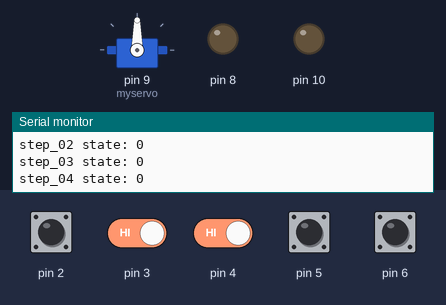
A sketch run on a simulated Arduino Uno, built with avr-gcc and run on an emulated ATmega328P. Parts: servo, output pins drawn as LEDs (lit = HIGH), the last lines printed to the serial monitor. The inputs (shaded band) are chosen by the test bench; at power-on: pin 2–6 HIGH.

Above: at 2.8 s.
2.9 s: pin 2 pulled LOW for 1.25 s
At 3.7 s:
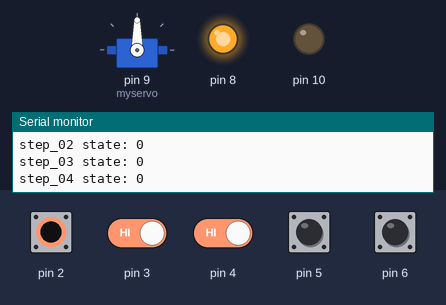
5.6 s: pin 2 driven LOW and pin 3 driven LOW
At 8.7 s:
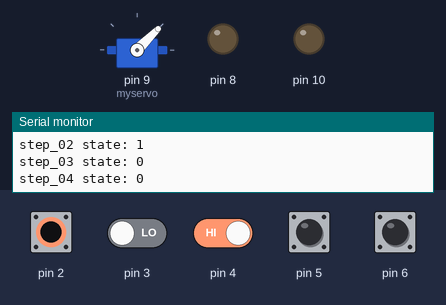
9.7 s: pin 5 pulled LOW for 1.25 s
At 12.1 s:
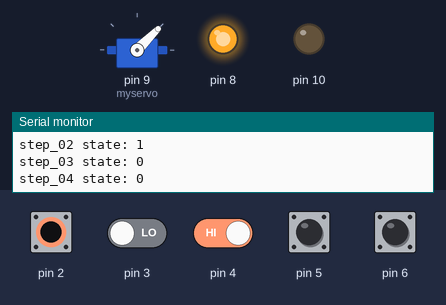
13.8 s: pin 4 driven LOW and pin 5 driven LOW
At 17.6 s:
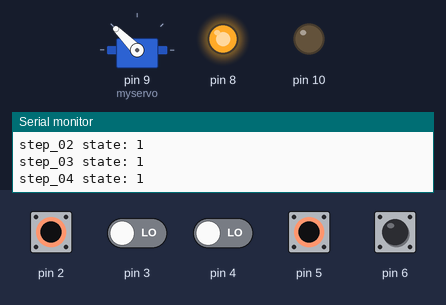
17.9 s: pin 2 driven HIGH
At 19.6 s:
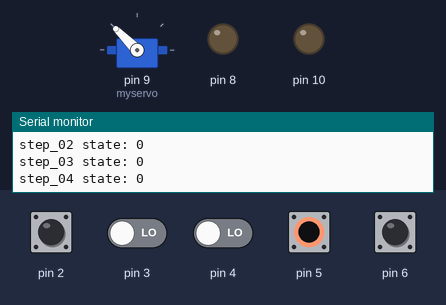
19.9 s: pin 2 driven LOW
At 21.0 s:
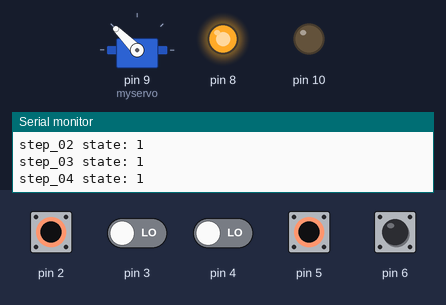
Timing chart, 0 to 22.9 s (numbered marks = the images above; inputs shaded):
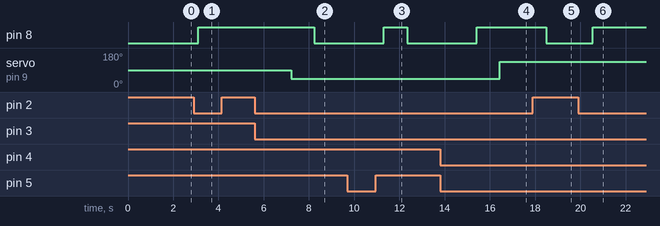

The sketch:

SFC_Arduino_Example6.ino
```cpp
#include <Servo.h>

Servo myservo;  // create servo object to control a servo

// list variables according to number of steps
bool step_00 = 1;
bool step_01 = 0;
bool step_02 = 0;
bool step_03 = 0;
bool step_04 = 0;

long int timer1 = 0;
long int timer1aux = 0;
long int timer2 = 0;
long int timer2aux = 0;

void setup() {
  // define inputs and outputs used
  pinMode(2, INPUT_PULLUP);
  pinMode(3, INPUT_PULLUP);
  pinMode(4, INPUT_PULLUP);
  pinMode(5, INPUT_PULLUP);
  pinMode(6, INPUT_PULLUP);
  pinMode(8, OUTPUT);
  pinMode(9, OUTPUT);
  pinMode(10, OUTPUT);

  Serial.begin(9600);
  myservo.attach(9);
}

void loop() {
  // perform input readings
  bool i2 = !digitalRead(2);
  bool i3 = !digitalRead(3);
  bool i4 = !digitalRead(4);
  bool i5 = !digitalRead(5);
  bool i6 = !digitalRead(6);

  if (i3) {
    timer1 = millis() - timer1aux;
  }
  else {
    timer1 = 0;
    timer1aux = millis();
  }

  if (i4) {
    timer2 = millis() - timer2aux;
  }
  else {
    timer2 = 0;
    timer2aux = millis();
  }

  //implement activation and deactivation functions of each step of the SFC
  if (step_04 && 1) {
    step_00 = 1;
  }
  else if (step_01) {
    step_00 = 0;
  }

  if (step_00 && i2) {
    step_01 = 1;
  }
  else if (step_02 || step_03) {
    step_01 = 0;
  }

  if ((step_01) && (timer1 > 2000)) {
    step_02 = 1;
  }
  else if (step_04) {
    step_02 = 0;
  }

  if ((step_01) && (timer2 > 3000)) {
    step_03 = 1;
  }
  else if (step_04) {
    step_03 = 0;
  }

  if ((step_02 && i5) || (step_03 && i6)) {
    step_04 = 1;
  }
  else if (step_04) {
    step_04 = 0;
  }

  Serial.print("step_00 state: ");
  Serial.println(step_00);
  Serial.print("step_01 state: ");
  Serial.println(step_01);
  Serial.print("step_02 state: ");
  Serial.println(step_02);
  Serial.print("step_03 state: ");
  Serial.println(step_03);
  Serial.print("step_04 state: ");
  Serial.println(step_04);

  // switch outputs according to the actions associated with each step
  digitalWrite(8, step_01);

  if (step_02) {
    servopos1();
  }

  if (step_03) {
    servopos2();
  }

  delay (1000);
}

void servopos1 () {
  myservo.write(45);//switch an output or any other code that performs actions
}

void servopos2 () {
  myservo.write(135);//switch an output or any other code that performs actions
}
```

Measured:
- after the input at 2.9 s, pin 8: LOW → HIGH after 0.20 s
- after the input at 5.6 s, pin 8: HIGH → LOW after 2.6 s; servo on pin 9 (myservo): 90° → 45° after 1.6 s
- after the input at 9.7 s, pin 8: LOW → HIGH after 1.6 s, → LOW 1.0 s later
- after the input at 13.8 s, pin 8: LOW → HIGH after 1.6 s; servo on pin 9 (myservo): 45° → 135° after 2.6 s
- after the input at 17.9 s, pin 8: HIGH → LOW after 0.60 s
- after the input at 19.9 s, pin 8: LOW → HIGH after 0.65 s
